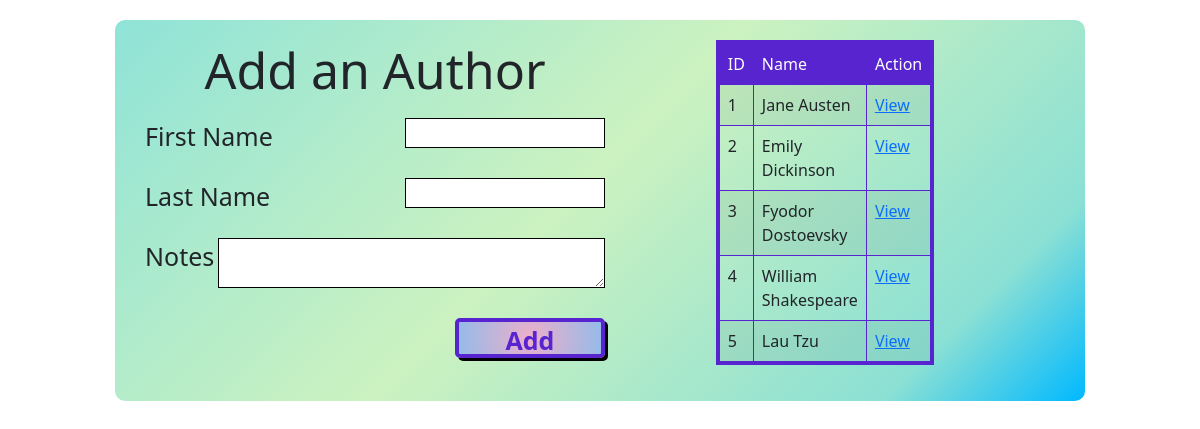
Before: /author with the older database file.
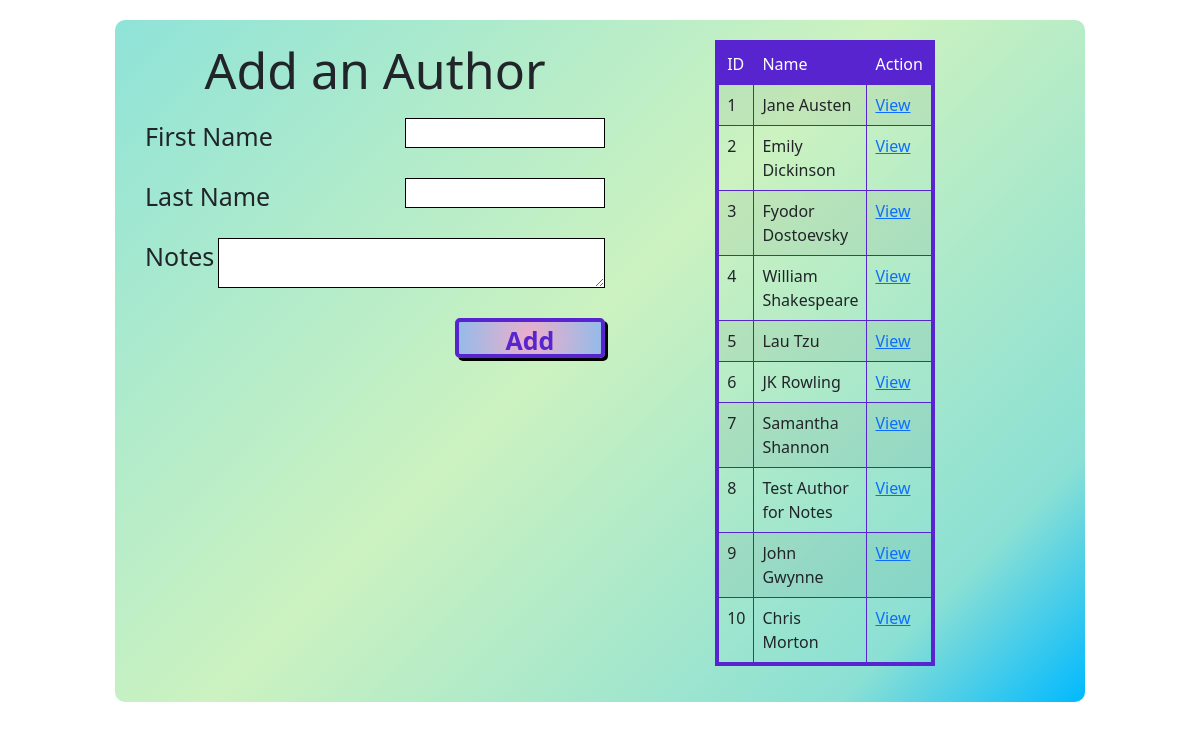
After: the same page with the newer database file.
### books_authors_app/models.py (models this page shows, shortened)
class Authors(models.Model):
    first_name = models.CharField(max_length=45)
    last_name = models.CharField(max_length=45)
    notes = models.TextField(default="No notes currently")
    book = models.ManyToManyField(Books, related_name="author")
    created_at = models.DateTimeField(auto_now_add=True)
    updated_at = models.DateTimeField(auto_now=True)

### books_authors_app/views.py (the view)
# urls.py: path('author', views.author),
def author(request):
    context = {
        "all_authors" : Authors.objects.all(),
    }
    return render(request, 'author.html', context)

### books_authors_app/templates/author.html (shortened to what this page needs)
<!DOCTYPE html>
<html lang="en">
<head>
    <link href="https://cdn.jsdelivr.net/npm/bootstrap@5.0.2/dist/css/bootstrap.min.css" rel="stylesheet">
    {% load static %}
    <link rel="stylesheet" href="{% static 'css/style.css' %}"
</head>
<body>
    <div id="wrapper">
        <div class="division_box">
            <h1>Add an Author</h1>
            <form action="/add_author" method="POST">
                <div class="input_divider">
                    <label for="first_name">First Name</label>
                    <input name="first_name_input" type="text">
                </div>
                <div class="input_divider">
                    <label for="last_name">Last Name</label>
                    <input name="last_name_input" type="text">
                </div>
                <div class="input_divider">
                    <label for="notes">Notes</label>
                    <textarea name="notes_input" rows="5" cols="40"></textarea>
                </div>
            <button type="submit" value="Add" name="add_author" class="submit_button">Add</button>
            </form>
        </div>
        <div class="division_box">
            <table id="book_table" class="table table_secondary table-striped table-bordered table-hover">
                <tr>
                    <thead class="table_head">
                        <th>ID</th>
                        <th>Name</th>
                        <th>Action</th>
                    </thead>
                </tr>
                {%  for author in all_authors %}
                <tr>
                    <td>{{author.id}}</td>
                    <td>{{author.first_name}}  {{author.last_name}}</td>
                    <td><a href="/get_author/{{author.id}}" >View</a></td>
                </tr>
                {% endfor %}
            </table>
        </div>
    </div>
</body>
</html>

### books_authors_app/static/css/style.css (style rules this page uses)
* { vertical-align: baseline; font-weight: inherit; font-family: inherit; font-style: inherit; font-size: 100%; border: 0 none; outline: 0; padding: 0; margin: 0; }
#wrapper { width: 970px; height: auto; margin: 20px auto; padding: 20px; display: flex; flex-direction: row; flex-wrap: wrap; border-radius: 10px; background: rgb(143,227,216); background: linear-gradient(135deg, rgba(143,227,216,1) 0%, rgba(204,242,192,1) 47%, rgba(139,224,212,1) 85%, rgba(0,185,255,1) 100%); }
h1 { font-size: 50px; }
.division_box { width: 460px; height: auto; display: flex; flex-direction: column; flex-wrap: wrap; align-items: center; vertical-align: top; }
.input_divider { width: 460px; height: 50px; margin: 10px; display: flex; align-items: flex-start; justify-content: space-between; }
.input_divider label { font-size: 25px; }
.input_divider input { height: 30px; width: 200px; border: 1px solid black; }
.input_divider textarea { height: 50px; border: 1px solid black; }
#book_table { width: 200px; border: 4px solid rgb(87, 36, 207); }
.table_head { background-color: rgb(87, 36, 207); color: white; }
.submit_button { height: 40px; width: 150px; margin: 20px 0 0 320px; padding: 0 0 3px 0; background: rgb(245, 69, 145); background: radial-gradient(circle, rgba(238,174,202,1) 0%, rgba(148,187,233,1) 100%); color: rgb(87, 36, 207); font-size: 25px; font-weight: 700; border: 4px solid rgb(87, 36, 207); border-radius: 5px; box-shadow: 3px 3px black; }

Changed rows visible on the page:
added Authors: id "6", first_name "JK", last_name "Rowling"
added Authors: id "7", first_name "Samantha", last_name "Shannon"
added Authors: id "8", first_name "Test", last_name "Author for Notes"
added Authors: id "9", first_name "John", last_name "Gwynne"
added Authors: id "10", first_name "Chris", last_name "Morton"
